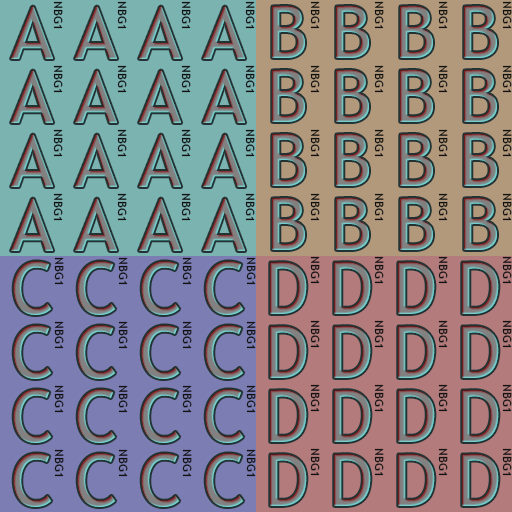

A 2D game scene composited from a Tiled map and its tileset images. What follows is a short description and the map's XML, with every tile layer's data as written:
An orthogonal 32x32 tile map with 16x16 px tiles, 1 tile layer (NBG1).

<map version="1.4" tiledversion="1.4.1" orientation="orthogonal" renderorder="right-down" width="32" height="32" tilewidth="16" tileheight="16" infinite="0" nextlayerid="2" nextobjectid="1">
 <tileset firstgid="1" name="Tiles" tilewidth="16" tileheight="16" tilecount="256" columns="16">
  <image source="tiles.bmp" width="256" height="256" />
 </tileset>
 <layer id="1" name="NBG1" width="32" height="32">
  <data encoding="csv">
65,66,67,68,65,66,67,68,65,66,67,68,65,66,67,68,69,70,71,72,69,70,71,72,69,70,71,72,69,70,71,72,
81,82,83,84,81,82,83,84,81,82,83,84,81,82,83,84,85,86,87,88,85,86,87,88,85,86,87,88,85,86,87,88,
97,98,99,100,97,98,99,100,97,98,99,100,97,98,99,100,101,102,103,104,101,102,103,104,101,102,103,104,101,102,103,104,
113,114,115,116,113,114,115,116,113,114,115,116,113,114,115,116,117,118,119,120,117,118,119,120,117,118,119,120,117,118,119,120,
65,66,67,68,65,66,67,68,65,66,67,68,65,66,67,68,69,70,71,72,69,70,71,72,69,70,71,72,69,70,71,72,
81,82,83,84,81,82,83,84,81,82,83,84,81,82,83,84,85,86,87,88,85,86,87,88,85,86,87,88,85,86,87,88,
97,98,99,100,97,98,99,100,97,98,99,100,97,98,99,100,101,102,103,104,101,102,103,104,101,102,103,104,101,102,103,104,
113,114,115,116,113,114,115,116,113,114,115,116,113,114,115,116,117,118,119,120,117,118,119,120,117,118,119,120,117,118,119,120,
65,66,67,68,65,66,67,68,65,66,67,68,65,66,67,68,69,70,71,72,69,70,71,72,69,70,71,72,69,70,71,72,
81,82,83,84,81,82,83,84,81,82,83,84,81,82,83,84,85,86,87,88,85,86,87,88,85,86,87,88,85,86,87,88,
97,98,99,100,97,98,99,100,97,98,99,100,97,98,99,100,101,102,103,104,101,102,103,104,101,102,103,104,101,102,103,104,
113,114,115,116,113,114,115,116,113,114,115,116,113,114,115,116,117,118,119,120,117,118,119,120,117,118,119,120,117,118,119,120,
65,66,67,68,65,66,67,68,65,66,67,68,65,66,67,68,69,70,71,72,69,70,71,72,69,70,71,72,69,70,71,72,
81,82,83,84,81,82,83,84,81,82,83,84,81,82,83,84,85,86,87,88,85,86,87,88,85,86,87,88,85,86,87,88,
97,98,99,100,97,98,99,100,97,98,99,100,97,98,99,100,101,102,103,104,101,102,103,104,101,102,103,104,101,102,103,104,
113,114,115,116,113,114,115,116,113,114,115,116,113,114,115,116,117,118,119,120,117,118,119,120,117,118,119,120,117,118,119,120,
73,74,75,76,73,74,75,76,73,74,75,76,73,74,75,76,77,78,79,80,77,78,79,80,77,78,79,80,77,78,79,80,
89,90,91,92,89,90,91,92,89,90,91,92,89,90,91,92,93,94,95,96,93,94,95,96,93,94,95,96,93,94,95,96,
105,106,107,108,105,106,107,108,105,106,107,108,105,106,107,108,109,110,111,112,109,110,111,112,109,110,111,112,109,110,111,112,
121,122,123,124,121,122,123,124,121,122,123,124,121,122,123,124,125,126,127,128,125,126,127,128,125,126,127,128,125,126,127,128,
73,74,75,76,73,74,75,76,73,74,75,76,73,74,75,76,77,78,79,80,77,78,79,80,77,78,79,80,77,78,79,80,
89,90,91,92,89,90,91,92,89,90,91,92,89,90,91,92,93,94,95,96,93,94,95,96,93,94,95,96,93,94,95,96,
105,106,107,108,105,106,107,108,105,106,107,108,105,106,107,108,109,110,111,112,109,110,111,112,109,110,111,112,109,110,111,112,
121,122,123,124,121,122,123,124,121,122,123,124,121,122,123,124,125,126,127,128,125,126,127,128,125,126,127,128,125,126,127,128,
73,74,75,76,73,74,75,76,73,74,75,76,73,74,75,76,77,78,79,80,77,78,79,80,77,78,79,80,77,78,79,80,
89,90,91,92,89,90,91,92,89,90,91,92,89,90,91,92,93,94,95,96,93,94,95,96,93,94,95,96,93,94,95,96,
105,106,107,108,105,106,107,108,105,106,107,108,105,106,107,108,109,110,111,112,109,110,111,112,109,110,111,112,109,110,111,112,
121,122,123,124,121,122,123,124,121,122,123,124,121,122,123,124,125,126,127,128,125,126,127,128,125,126,127,128,125,126,127,128,
73,74,75,76,73,74,75,76,73,74,75,76,73,74,75,76,77,78,79,80,77,78,79,80,77,78,79,80,77,78,79,80,
89,90,91,92,89,90,91,92,89,90,91,92,89,90,91,92,93,94,95,96,93,94,95,96,93,94,95,96,93,94,95,96,
105,106,107,108,105,106,107,108,105,106,107,108,105,106,107,108,109,110,111,112,109,110,111,112,109,110,111,112,109,110,111,112,
121,122,123,124,121,122,123,124,121,122,123,124,121,122,123,124,125,126,127,128,125,126,127,128,125,126,127,128,125,126,127,128
</data>
 </layer>
</map>
